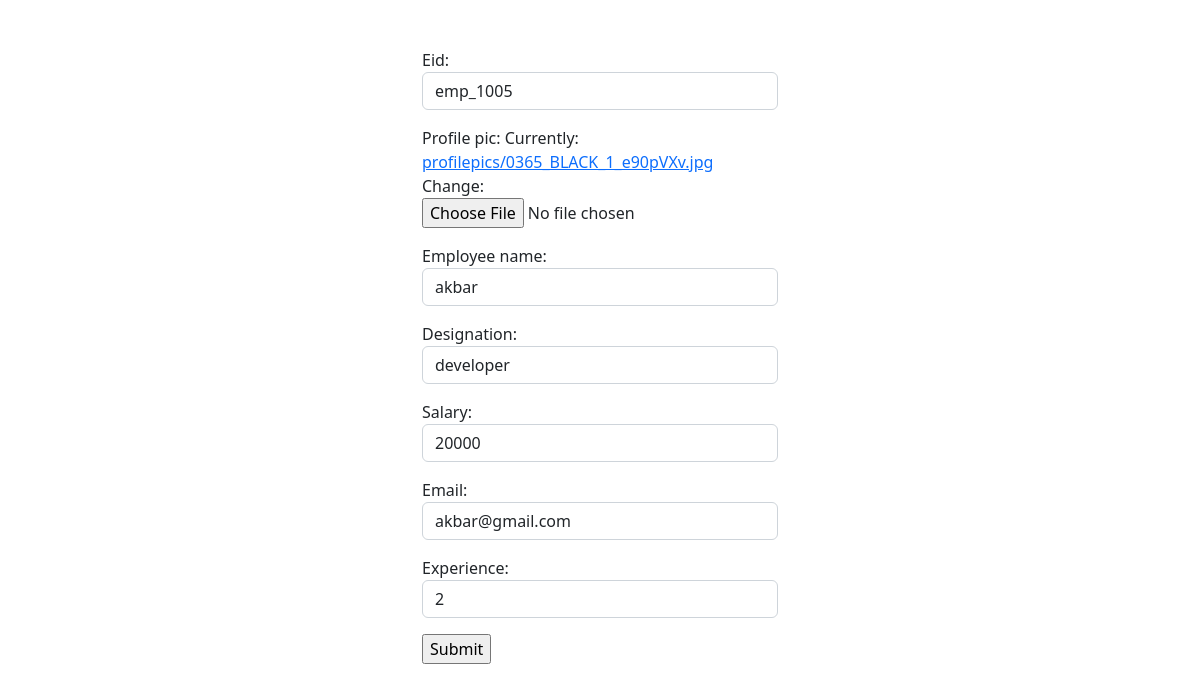
The page /employee/change/emp_1005 on the database its author committed.
### employee/models.py (models this page shows, shortened)
class Employee(models.Model):
    eid=models.CharField(max_length=120,primary_key=True)
    profile_pic=models.ImageField(upload_to="profilepics",null=True)
    employee_name=models.CharField(max_length=120)
    designation=models.CharField(max_length=120)
    salary=models.PositiveIntegerField()
    email=models.EmailField(unique=True)
    experience=models.PositiveIntegerField(null=0)

### employee/views.py (the view, shortened to what this page needs)
# urls.py: path("change/<str:e_id>",views.EmployeeEditView.as_view(),name="emp-edit"),
class EmployeeEditView(View):
    def get(self,request,*args,**kwargs):
        eid=kwargs.get("e_id")
        employee=Employee.objects.get(eid=eid)
        form=EmployeeCreateForm(instance=employee)
        return render(request,"emp-edit.html",{"form":form})

### employee/forms.py
class EmployeeCreateForm(forms.ModelForm):
    class Meta:
        model=Employee
        fields="__all__"
        widgets={
            "eid":forms.TextInput(attrs={"class":"form-control"}),
            "employee_name":forms.TextInput(attrs={"class":"form-control"}),
            "designation":forms.TextInput(attrs={"class":"form-control"}),
            "salary":forms.NumberInput(attrs={"class":"form-control"}),
            "email":forms.EmailInput(attrs={"class":"form-control"}),
            "experience":forms.NumberInput(attrs={"class":"form-control"})
        }

### employee/templates/emp-edit.html (shortened to what this page needs)
<!DOCTYPE html>
<html lang="en">
<head>
<link href="https://cdn.jsdelivr.net/npm/bootstrap@5.2.0-beta1/dist/css/bootstrap.min.css" rel="stylesheet">
</head>
<body>
<div class="container">
    <div class="row mt-5">
        <div class="col-4"></div>
        <div class="col-4">
            <form action="" method="post" enctype="multipart/form-data">
                {{form.as_p}}
                <input type="submit">
            </form>
        </div>
        <div class="col-4"></div>
    </div>
</div>
</body>
</html>

### rows shown on the page
Employee: eid "emp_1005", employee_name "akbar", designation "developer", salary "20000", email "akbar@gmail.com", experience "2"
